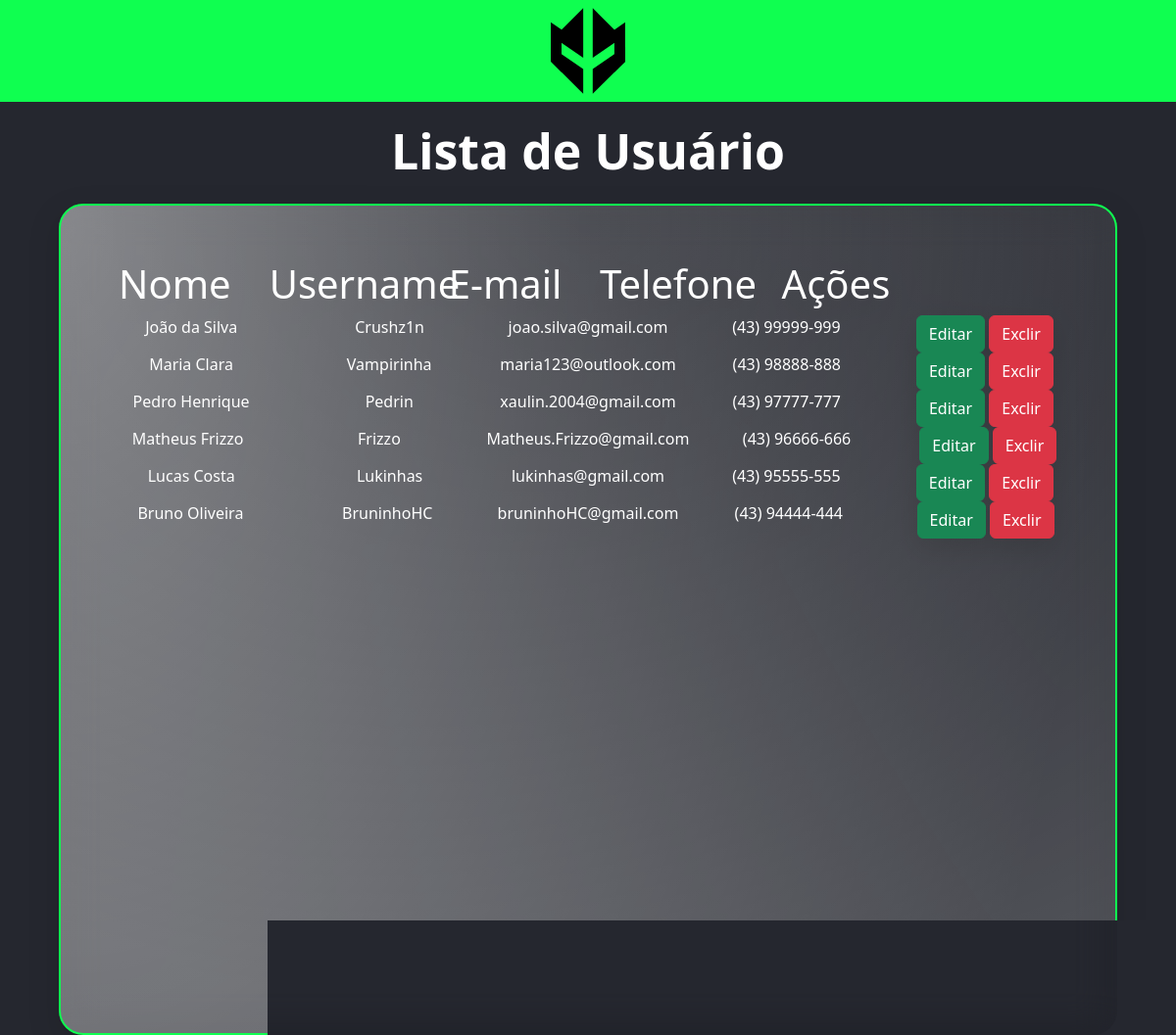
/listaUsuario.php, run on the app's committed database.
### tables this page shows
CREATE TABLE usuario (
  id INTEGER NOT NULL AUTO_INCREMENT,
  nome VARCHAR(100),
  username VARCHAR(20),
  email VARCHAR(100),
  telefone VARCHAR(14), 
  senha VARCHAR(255), 
  PRIMARY KEY (id)
);

### listaUsuario.php (the view, shortened to what this page needs)
<!DOCTYPE html>
<html lang="pt-br">
<head>
    <link rel="stylesheet" href="./css/style.css">
    <link href="https://cdn.jsdelivr.net/npm/bootstrap@5.2.2/dist/css/bootstrap.min.css" rel="stylesheet"
>
</head>
<body>
    <header>
        <a href="./index.html">
            <img src="./img/Logo.svg" alt="Logo da Imperial (time de eSports)">
        </a>
    </header>
    <h1 class="titulo">Lista de Usuário</h1>
    <div class="conteudo grande">
        <div class="container grande text-center">
            <div class="row row-cols-6">
                <div class="col">
                    <h1>Nome</h1>
                </div>
                <div class="col">
                    <h1>Username</h1>
                </div>
                <div class="col">
                    <h1>E-mail</h1>
                </div>
                <div class="col">
                    <h1>Telefone</h1>
                </div>
                <div class="col">
                    <h1>Ações</h1>
                </div>
            </div>
            <?php
            include_once("./db/connectDB.php");
                $sql = "SELECT * FROM usuario";
                $res = $conn->query($sql);
                $qtd = $res->num_rows;
                if($qtd > 0){
                while($row = $res->fetch_object()){
                    print "<div class='row'>";
                    print "<div class='col'>" .$row->nome. "</div>";
                    print "<div class='col'>" .$row->username. "</div>";
                    print "<div class='col'>" .$row->email. "</div>";
                    print "<div class='col'>" .$row->telefone. "</div>";
                    print
                    "<div class='col'>
                    <button onclick=\"location.href='editarUsuario.php&id=".$row->id."'\" class='btn btn-success'>Editar</button>
                    <button onclick=\"if(confirm('Tem certeza que deseja excluir esse cadastro?')){location.href='editarUsuario.php&acao=excluir&id=".$row->id."}else{false;}\" class='btn btn-danger'>Exclir</button>
                    </div>";
                    print "</div>";
                }
                }else{
                print "<p class='alert alert-danger'>Nenhum resultado foi encontrado!</p>";
                }
            ?>
        </div>
    </div>
</body>
</html>

### css/style.css (style rules this page uses)
* { margin: 0; padding: 0; box-sizing: border-box; }
body { background-color: #25272F !important; color: #FFF !important; font-family: 'Roboto', sans-serif; height: 100vh; max-width: 100vw; }
header { background-color: #0FFF50; height: 6.5rem; display: flex; justify-content: center; align-items: center; }
header img { height: 6rem; }
.conteudo { background: radial-gradient(97.66% 97.66% at 50% 2.34%, rgba(255, 255, 255, 0) 0%, rgba(255, 255, 255, 0.2) 100%), radial-gradient(97.57% 210.75% at 0.9% 2.98%, rgba(255, 255, 255, 0.4) 0%, rgba(255, 255, 255, 0) 100%); filter: drop-shadow(0px 11px 14px rgba(0, 0, 0, 0.25)); backdrop-filter: blur(21px); border-radius: 25px; border: 2px solid #0FFF50; padding: 2rem; color: #FFF; }
.grande { margin: 1.5rem auto; min-height: 45.8rem; width: 90vw; }
.titulo { margin-top: 1.25rem; text-align: center; font-size: 3.125rem; font-weight: 600; }

### data on the page
usuario: nome "João da Silva", username "Crushz1n", email "joao.silva@gmail.com", telefone "(43) 99999-999"
usuario: nome "Maria Clara", username "Vampirinha", email "maria123@outlook.com", telefone "(43) 98888-888"
usuario: nome "Pedro Henrique", username "Pedrin", email "xaulin.2004@gmail.com", telefone "(43) 97777-777"
usuario: nome "Matheus Frizzo", username "Frizzo", email "Matheus.Frizzo@gmail.com", telefone "(43) 96666-666"
usuario: nome "Lucas Costa", username "Lukinhas", email "lukinhas@gmail.com", telefone "(43) 95555-555"
usuario: nome "Bruno Oliveira", username "BruninhoHC", email "bruninhoHC@gmail.com", telefone "(43) 94444-444"
